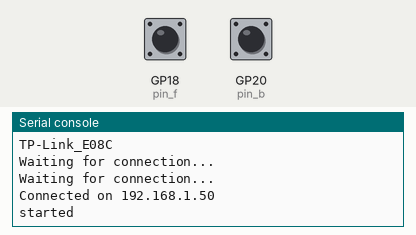
Recording of a program running on a simulated Raspberry Pi Pico running MicroPython. Shown: the last lines printed to the serial console. The test bench sets the inputs (shaded band); at power-on: GP18 (pin_f) HIGH, GP20 (pin_b) HIGH. WiFi joins after 1.5 s; web requests get an empty 200 reply after 0.4 s.

Above: at 3.2 s.
3.3 s: GP18 (pin_f) pulled LOW for 0.15 s
At 4.1 s:
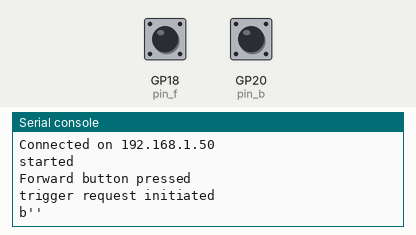
4.9 s: GP20 (pin_b) pulled LOW for 0.15 s
At 5.16 s:
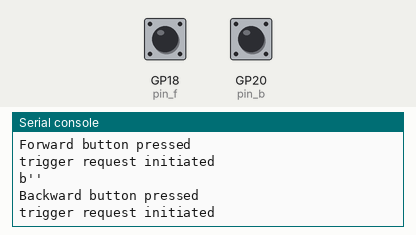

The program:

interupt_handling.py
```python
from machine import Pin
import time

from ar_controller.web_request import trigger_request
from ar_controller.wifi import connect

wlan = connect()


interrupt_flag_f=0
interrupt_flag_b=0

debounce_time=0

pin_f = Pin(18,Pin.IN,Pin.PULL_UP)
pin_b = Pin(20,Pin.IN,Pin.PULL_UP)

def callback_f(pin):
    global interrupt_flag_f, debounce_time
    if (time.ticks_ms()-debounce_time) > 500:
        interrupt_flag_f= 1
        debounce_time=time.ticks_ms()

def callback_b(pin):
    global interrupt_flag_b, debounce_time
    if (time.ticks_ms()-debounce_time) > 500:
        interrupt_flag_b= 1
        debounce_time=time.ticks_ms()

pin_f.irq(trigger=Pin.IRQ_FALLING, handler=callback_f)

pin_b.irq(trigger=Pin.IRQ_FALLING, handler=callback_b)


print("started")
while True:
    if interrupt_flag_f is 1:
        print("Forward button pressed")
        trigger_request(1)
        interrupt_flag_f=0
    if interrupt_flag_b is 1:
        print("Backward button pressed")
        trigger_request(0)
        interrupt_flag_b=0
    
```

web_request.py
```python
# import urllib.urequest as requests
from ar_controller.wifi import connect
import json

# import logging

url  = "http://192.168.50.178:5001"
url_f  = "http://192.168.0.100:6001/pico_forward"

url_b  = "http://192.168.0.100:6001/pico_backward"


def trigger_request(dir):
    import urequests as requests

    url  = "http://192.168.50.178:5001"
    url_f  = "http://192.168.0.100:6001/pico_forward"

    url_b  = "http://192.168.0.100:6001/pico_backward"

    # headers = {'content-type': 'application/json'}
    print("trigger request initiated")
    data = {"action":"msg","msg": "wifi"}
    if(dir):
        url = url_f
    else:
        url = url_b
    r = requests.get(url)
    # r = requests.get(url, data= json.dumps(data))


    print(r.content)
    r.close()

if __name__ == "__main__":
    wlan = connect()
    trigger_request(dir)
```

wifi.py
```python
import network
from time import sleep
# from temp_pico import led1

ssid = 'TP-Link_E08C'
password = '73850007'

# ssid = 'PlansForDinner?'
# password = 'Nageswararao'

def connect():
    #Connect to WLAN

    print(ssid)
    wlan = network.WLAN(network.STA_IF)
    wlan.active(True)
    wlan.connect(ssid, password)

    while wlan.isconnected() == False:
        print('Waiting for connection...')
        sleep(1)

    ip = wlan.ifconfig()[0]
    print(f'Connected on {ip}')

    return wlan
```

Measured:
- after the input at 3.3 s, the serial console: prints a new line at once (image 1)
- after the input at 4.9 s, the serial console: prints a new line at once (image 2)
